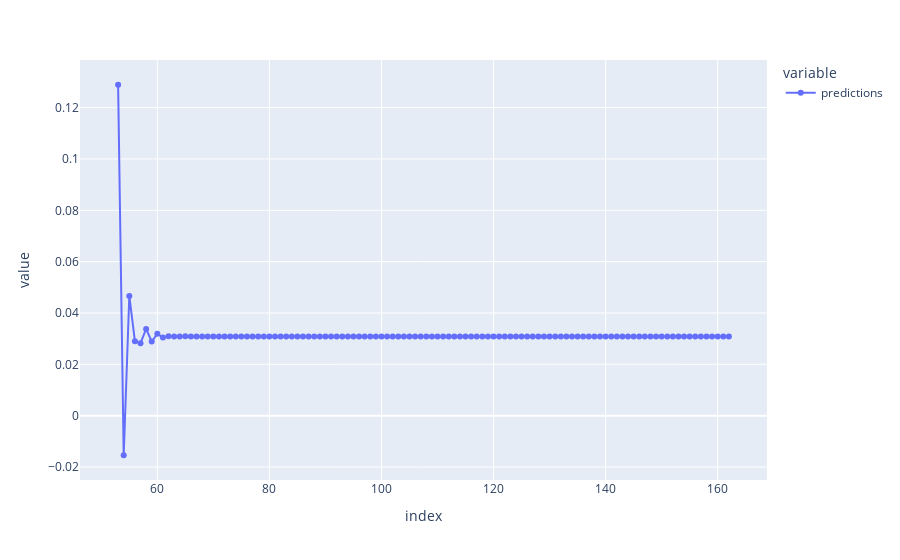

The code cell stored with this chart in its notebook:
### Code cell
# arima 
import pandas as pd
import numpy as np
import matplotlib.pyplot as plt
import statsmodels.api as sm

# Load and preprocess data
data = prices[ticker_1]
data = data.diff().dropna()

# Split data into training and testing sets
train_data = data.iloc[:len(data)-110]
test_data = data.iloc[len(data)-110:]

# Create and fit ARIMA model
model = sm.tsa.ARIMA(train_data, order=(2, 1, 2))
results = model.fit()

# Make predictions
predictions = results.predict(start=len(train_data), end=len(train_data)+len(test_data)-1, dynamic=False)

# Plot results
df_test = pd.DataFrame()
#df_test["training"] = train_data
# df_test["testing"] = test_data
df_test["predictions"] = predictions

fig = px.scatter(df_test)

fig.update_traces(mode='markers+lines')

fig.show()

### Figure 1 — Plotly figure (JSON) as saved in the notebook; plotly's stock layout.template omitted (floating-point values rounded to 4 significant figures)
{"data": [{"hovertemplate": "variable=predictions<br>index=%{x}<br>value=%{y}<extra></extra>", "legendgroup": "predictions", "marker": {"color": "#636efa", "symbol": "circle"}, "mode": "markers+lines", "name": "predictions", "orientation": "v", "showlegend": true, "type": "scatter", "x": [53, 54, 55, 56, 57, 58, 59, 60, 61, 62, 63, 64, 65, 66, 67, 68, 69, 70, 71, 72, 73, 74, 75, 76, 77, 78, 79, 80, 81, 82, 83, 84, 85, 86, 87, 88, 89, 90, 91, 92, 93, 94, 95, 96, 97, 98, 99, 100, 101, 102, 103, 104, 105, 106, 107, 108, 109, 110, 111, 112, 113, 114, 115, 116, 117, 118, 119, 120, 121, 122, 123, 124, 125, 126, 127, 128, 129, 130, 131, 132, 133, 134, 135, 136, 137, 138, 139, 140, 141, 142, 143, 144, 145, 146, 147, 148, 149, 150, 151, 152, 153, 154, 155, 156, 157, 158, 159, 160, 161, 162], "xaxis": "x", "y": [0.1289, -0.01543, 0.04662, 0.029, 0.02823, 0.03377, 0.02888, 0.03187, 0.03045, 0.03094, 0.03088, 0.0308, 0.03089, 0.03083, 0.03086, 0.03085, 0.03085, 0.03085, 0.03085, 0.03085, 0.03085, 0.03085, 0.03085, 0.03085, 0.03085, 0.03085, 0.03085, 0.03085, 0.03085, 0.03085, 0.03085, 0.03085, 0.03085, 0.03085, 0.03085, 0.03085, 0.03085, 0.03085, 0.03085, 0.03085, 0.03085, 0.03085, 0.03085, 0.03085, 0.03085, 0.03085, 0.03085, 0.03085, 0.03085, 0.03085, 0.03085, 0.03085, 0.03085, 0.03085, 0.03085, 0.03085, 0.03085, 0.03085, 0.03085, 0.03085, 0.03085, 0.03085, 0.03085, 0.03085, 0.03085, 0.03085, 0.03085, 0.03085, 0.03085, 0.03085, 0.03085, 0.03085, 0.03085, 0.03085, 0.03085, 0.03085, 0.03085, 0.03085, 0.03085, 0.03085, 0.03085, 0.03085, 0.03085, 0.03085, 0.03085, 0.03085, 0.03085, 0.03085, 0.03085, 0.03085, 0.03085, 0.03085, 0.03085, 0.03085, 0.03085, 0.03085, 0.03085, 0.03085, 0.03085, 0.03085, 0.03085, 0.03085, 0.03085, 0.03085, 0.03085, 0.03085, 0.03085, 0.03085, 0.03085, 0.03085], "yaxis": "y"}], "layout": {"autosize": true, "legend": {"title": {"text": "variable"}, "tracegroupgap": 0}, "margin": {"t": 60}, "xaxis": {"anchor": "y", "autorange": true, "domain": [0, 1], "range": [46.36, 168.6], "title": {"text": "index"}, "type": "linear"}, "yaxis": {"anchor": "x", "autorange": true, "domain": [0, 1], "range": [-0.0266, 0.1401], "title": {"text": "value"}, "type": "linear"}}}
